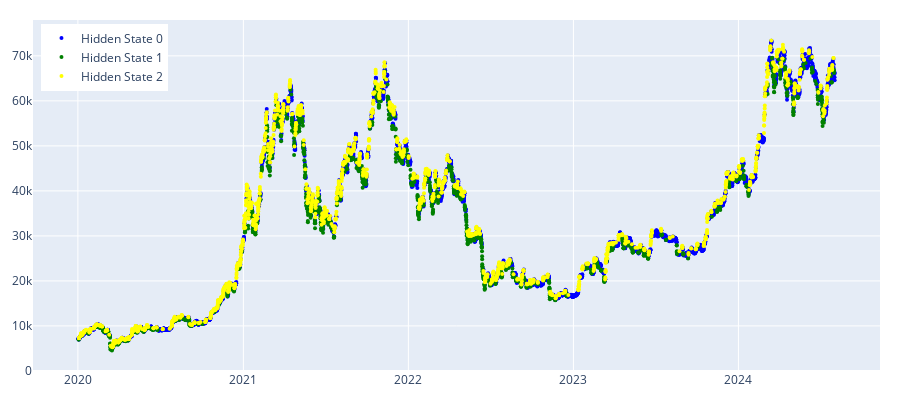

Notebook source saved alongside this figure:
### Markdown cell above
### K-means

### Code cell
params = {'n_clusters': 3, 'random_state': 100}
kmeans_model = regime_detection.get_regimes_kmeans(prices_array, params)
kmeans_states = kmeans_model.labels_ 
plot_hidden_states(np.array(kmeans_states), prices[['btc_close']])
plot_hidden_states2(np.array(kmeans_states), prices[['btc_close']])

### Figure 1 — Plotly figure (JSON) as saved in the notebook; plotly's stock layout.template omitted (floating-point values rounded to 4 significant figures; data arrays with more than 128 entries replaced by an {"elided": "..."} marker saying what was removed)
{"data": [{"marker": {"color": "blue", "size": 4}, "mode": "markers", "name": "Hidden State 0", "type": "scatter", "x": {"elided": "6817 str values"}, "y": {"elided": "6817 float values"}}, {"marker": {"color": "green", "size": 4}, "mode": "markers", "name": "Hidden State 1", "type": "scatter", "x": {"elided": "1334 str values"}, "y": {"elided": "1334 float values"}}, {"marker": {"color": "yellow", "size": 4}, "mode": "markers", "name": "Hidden State 2", "type": "scatter", "x": {"elided": "1887 str values"}, "y": {"elided": "1887 float values"}}], "layout": {"height": 400, "legend": {"x": 0.01, "xanchor": "left", "y": 0.99, "yanchor": "top"}, "margin": {"b": 20, "l": 20, "r": 20, "t": 20}, "width": 900}}
